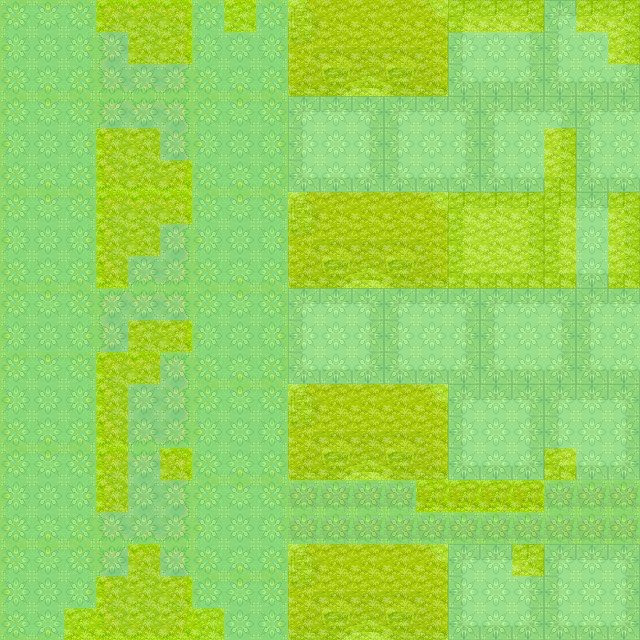

A level layout from a 2D game, rendered from its tile map. Below: a short description, then the map file with tile-grid data replaced by summaries:
An orthogonal 20x20 tile map with 32x32 px tiles, 2 tile layers (Tile Layer 1, Tile Layer 2).

<map version="1.0" orientation="orthogonal" width="20" height="20" tilewidth="32" tileheight="32">
 <tileset firstgid="1" name="GoP_1" tilewidth="32" tileheight="32">
  <image source="../res/GoP_1.png" width="512" height="512" />
 </tileset>
 <layer name="Tile Layer 1" width="20" height="20">
  <data>[400 cells, 400 non-empty, 43 distinct tile ids]</data>
 </layer>
 <layer name="Tile Layer 2" width="20" height="20" opacity="0.86">
  <data>[400 cells, 400 non-empty, 2 distinct tile ids]</data>
 </layer>
</map>